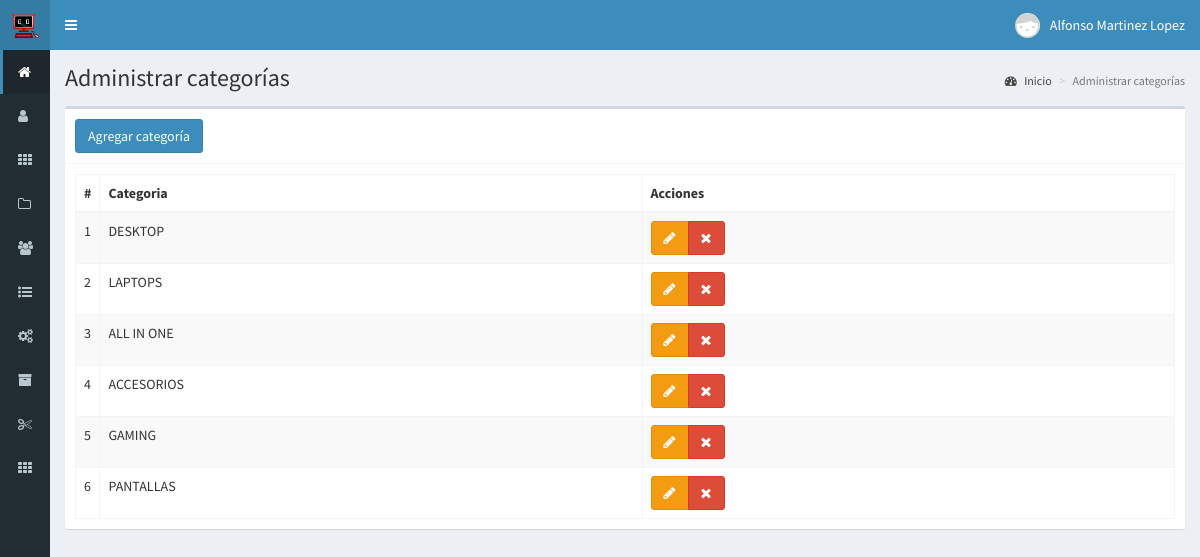
The page /categorias (signed in) on the database its author committed.
### tables this page shows
CREATE TABLE `categorias` (
  `id` int(11) NOT NULL AUTO_INCREMENT,
  `categoria` text NOT NULL,
  `ruta` text NOT NULL,
  `estado` int(11) NOT NULL,
  `oferta` int(11) NOT NULL,
  `precioOferta` float NOT NULL,
  `descuentoOferta` int(11) NOT NULL,
  `imgOferta` text NOT NULL,
  `finOferta` datetime NOT NULL,
  `fecha` timestamp NOT NULL DEFAULT CURRENT_TIMESTAMP ON UPDATE CURRENT_TIMESTAMP,
  PRIMARY KEY (`id`)
);

### controladores/plantilla.controlador.php (called while the page is built)
<?php
class ControladorPlantilla{
	static public function ctrPlantilla(){
		include "vistas/plantilla.php";
	}
}

### index.php (called while the page is built, shortened)
<?php
require_once "controladores/plantilla.controlador.php";
require_once "controladores/usuarios.controlador.php";
require_once "controladores/categorias.controlador.php";
require_once "controladores/codigosProductos.controlador.php";
require_once "modelos/categorias.modelo.php";
$plantilla = new ControladorPlantilla();
$plantilla -> ctrPlantilla();

### controladores/categorias.controlador.php (called while the page is built, shortened)
<?php
class ControladorCategorias{
	static public function ctrMostrarCategorias($item, $valor){
		$tabla = "categorias";
		$respuesta = ModeloCategorias::mdlMostrarCategorias($tabla, $item, $valor);
		return $respuesta;
	}
}

### modelos/conexion.php (called while the page is built)
<?php
class Conexion
{
    static public function conectar()
    {
        $link = new PDO("mysql:host=localhost;
                        dbname=bopos",
                        "root",
                        "");
        $link->exec("set names utf8");
        return $link;
    }
}

### modelos/categorias.modelo.php (called while the page is built, shortened)
<?php
require_once "conexion.php";
class ModeloCategorias{
	static public function mdlMostrarCategorias($tabla, $item, $valor){
		if($item != null){
			$stmt = Conexion::conectar()->prepare("SELECT * FROM $tabla WHERE $item = :$item");
			$stmt -> bindParam(":".$item, $valor, PDO::PARAM_STR);
			$stmt -> execute();
			return $stmt -> fetch();
		}else{
			$stmt = Conexion::conectar()->prepare("SELECT * FROM $tabla");
			$stmt -> execute();
			return $stmt -> fetchAll();
		}
	}
}

### vistas/modulos/categorias.php (the view, shortened to what this page needs)
<div class="content-wrapper">
  <section class="content-header">
    <h1>
      Administrar categorías
    </h1>
    <ol class="breadcrumb">
      <li><a href="inicio"><i class="fa fa-dashboard"></i> Inicio</a></li>
      <li class="active">Administrar categorías</li>
    </ol>
  </section>
  <section class="content">
    <div class="box">
      <div class="box-header with-border">
        <button class="btn btn-primary" data-toggle="modal" data-target="#modalAgregarCategoria">
          Agregar categoría
        </button>
      </div>
      <div class="box-body">
       <table class="table table-bordered table-striped dt-responsive tablas" width="100%">
        <thead>
         <tr>
           <th style="width:10px">#</th>
           <th>Categoria</th>
           <th>Acciones</th>
         </tr>
        </thead>
        <tbody>
        <?php
          $item = null;
          $valor = null;
          $categorias = ControladorCategorias::ctrMostrarCategorias($item, $valor);
          foreach ($categorias as $key => $value) {
            echo ' <tr>
                    <td>'.($key+1).'</td>
                    <td class="text-uppercase">'.$value["categoria"].'</td>
                    <td>
                      <div class="btn-group">
                        <button class="btn btn-warning btnEditarCategoria" idCategoria="'.$value["id"].'" data-toggle="modal" data-target="#modalEditarCategoria"><i class="fa fa-pencil"></i></button>';
                        if($_SESSION["perfil"] == "Administrador"){
                          echo '<button class="btn btn-danger btnEliminarCategoria" idCategoria="'.$value["id"].'"><i class="fa fa-times"></i></button>';
                        }
                      echo '</div>
                    </td>
                  </tr>';
          }
        ?>
        </tbody>
       </table>
      </div>
    </div>
  </section>
</div>

### rows shown on the page
categorias: categoria "DESKTOP"
categorias: categoria "LAPTOPS"
categorias: categoria "ALL IN ONE"
categorias: categoria "ACCESORIOS"
categorias: categoria "GAMING"
categorias: categoria "PANTALLAS"

### other values the page prints
$_SESSION["nombre"] "Alfonso Martinez Lopez"
